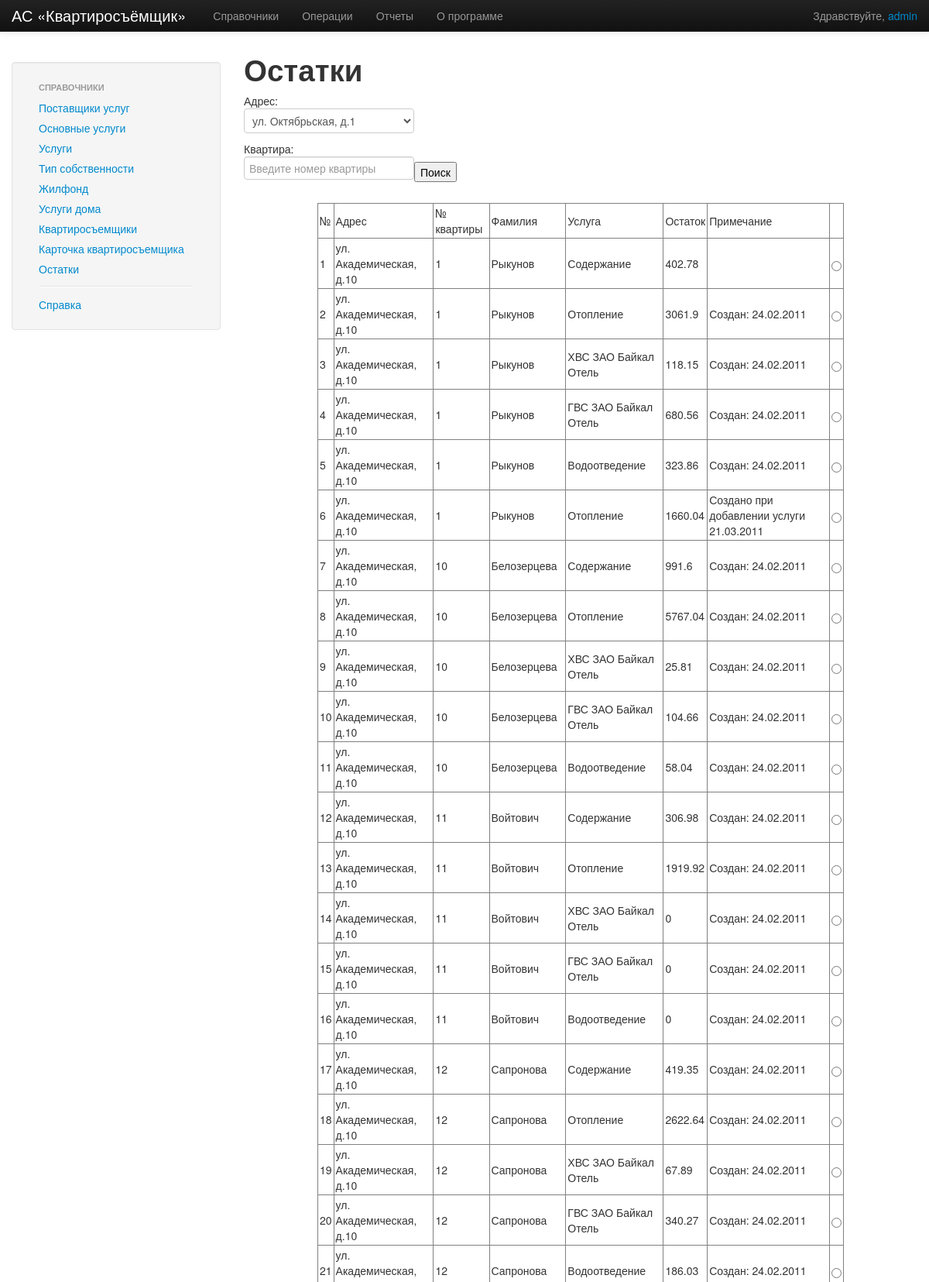
/index.php?page=spravochnik&db=leftover (signed in, upper part), run on the app's committed database.
### tables this page shows
CREATE TABLE IF NOT EXISTS `leftover` (
  `id_leftover` int(11) NOT NULL AUTO_INCREMENT,
  `id_tenant` int(11) NOT NULL,
  `id_service` int(11) NOT NULL,
  `amount` float NOT NULL,
  `the_note` text NOT NULL,
  PRIMARY KEY (`id_leftover`),
  KEY `id_tenant` (`id_tenant`),
  KEY `id_service` (`id_service`)
);

CREATE TABLE IF NOT EXISTS `house` (
  `id_house` int(11) NOT NULL AUTO_INCREMENT,
  `adress` text NOT NULL,
  `full_adress` text NOT NULL,
  `quality_quarters` text NOT NULL,
  `quantity_flat` int(11) NOT NULL,
  `square` double(8,2) NOT NULL COMMENT 'Площадь всех помещений, включая общее имущество',
  PRIMARY KEY (`id_house`)
);

CREATE TABLE IF NOT EXISTS `the_tenant` (
  `id_tenant` int(11) NOT NULL,
  `number_flat` text NOT NULL,
  `surname` text NOT NULL,
  `name_tenant` text NOT NULL,
  `patronomic` text NOT NULL,
  `square` float NOT NULL,
  `quantity_of_lodger` int(11) NOT NULL,
  `quantity_registration` int(11) NOT NULL,
  `id_domain` int(11) NOT NULL,
  `id_house` int(11) NOT NULL,
  `living` tinyint(1) NOT NULL DEFAULT '1' COMMENT 'Жилое или нежилое',
  PRIMARY KEY (`id_tenant`),
  KEY `id_domain` (`id_domain`),
  KEY `id_house` (`id_house`)
);

CREATE TABLE IF NOT EXISTS `service` (
  `id_service` int(11) NOT NULL,
  `name_service` text NOT NULL,
  `price_for_1_sqr_metre_k1` float NOT NULL,
  `price_for_1_sqr_metre_k2` float NOT NULL,
  `price_for_1_people_k1` float NOT NULL,
  `price_for_1_people_k2` float NOT NULL,
  `id_company` int(11) NOT NULL,
  `id_gs` int(11) NOT NULL,
  `id_sertype` int(11) NOT NULL COMMENT 'Тип услуги',
  PRIMARY KEY (`id_service`),
  KEY `id_company` (`id_company`),
  KEY `id_gs` (`id_gs`),
  KEY `id_sertype` (`id_sertype`)
);

### sprav/leftover.php (the view, shortened to what this page needs)
<?php
if ($_GET['db']=='leftover') {
include_once __DIR__.'/../db.php';
$leftover='';
if (!isset($_GET['action']))  {
    $leftover.= showtable_lef($my);
}
}
function showtable_lef($my) {
$leftover.= "<h1>Остатки</h1>";
if (!isset($_GET['check'])) {
  $leftover.= "Адрес:<br>" ;
  $leftover.= "<select id='lef_search_house' size=1>";
  $adr=$my->query('SELECT id_house, adress FROM  `house`');
  while (@$num=$adr->fetch_assoc()) {
    $leftover.= "<option value=".$num['id_house'].">".$num['adress']."</option>";
  }
  $leftover.= "</select><br>";
  $leftover.= "Квартира:<br>" ;
  $leftover.= "<input type='text' id='lef_search_kv' placeholder='Введите номер квартиры'>";
  $leftover.= "<button type=\"button\" id='lef_search'>Поиск</button> <br><br>" ;
}
  if (((!isset($_GET['lef_search_kv'])) && (!isset($_GET['check']))) || (($_GET['lef_search_kv'] == '') &&  (!isset($_GET['check']))))  {
	 $q=$my->query('SELECT l.*, h.adress, t.number_flat, t.surname, s.name_service FROM `leftover` l join the_tenant t on t.id_tenant=l.id_tenant join house h on h.id_house=t.id_house join service s on s.id_service=l.id_service order by h.adress, t.number_flat limit 50');
  }
$leftover.= "<form name='table' action='index.php' method='get'>";
$leftover.= "<input type='hidden' name='page' value=".$_GET['page'].">";
$leftover.= "<input type='hidden' name='db' value=".$_GET['db'].">";
$leftover.= "<input type='hidden' name='action' value=edit.show>";
$leftover.= "<table border=1 cellspacing=0 cellpadding=2 width=680 px align='center'>";
$leftover.= "<tr>";
$leftover.= " <td> №</td>";
$leftover.= " <td> Адрес </td>";
$leftover.= " <td> № квартиры </td>";
$leftover.= " <td> Фамилия </td>";
$leftover.= " <td> Услуга </td>";
$leftover.= " <td> Остаток </td>";
$leftover.= " <td> Примечание </td>";
$leftover.= "<td></td>";
$leftover.= " </tr>";
 $summ=0;
    $k=1;
while (@$row=$q->fetch_assoc()) {
	$leftover.= " <tr>";
	$leftover.= "<td>".$k."</td>";
	$leftover.= "<td>".$row['adress']."</td>";
  $leftover.= "<td>".$row['number_flat']."</td>";
  $leftover.= "<td>".$row['surname']."</td>";
  $leftover.= "<td>".$row['name_service']."</td>";
  $leftover.= "<td>".$row['amount']."</td>";
  $leftover.= "<td>".$row['the_note']."</td>";
   if (!isset($_GET['check'])) {
	$leftover.= "<td><input type='radio' name = 'check' value=".$row['id_leftover']."></td>";
  } else {
  $leftover.= "<td><input type='radio' name = 'check' value=".$row['id_leftover']." checked></td>";
  }
	$leftover.= " </tr>";
  $k++;
  $summ=$summ+$row['amount'];
}
	$leftover.= " <tr>";
	$leftover.= "<td></td>";
	$leftover.= "<td></td>";
  $leftover.= "<td></td>";
  $leftover.= "<td></td>";
	$leftover.= "<td></td>";
   $leftover.= "<td>Итого</td>";
  $leftover.= "<td>".$summ."</td>";
  $leftover.= "<td></td>";
	$leftover.= " </tr>";
$leftover.= "</table>";
$leftover.= "<br>";
 if (!isset($_GET['action']) || ($_GET['action']=='cancel') || ($_GET['action']=='search')) {
    $leftover.= "<button type=\"button\" id=\"lef_new\">Новая запись</button>" ;
    $leftover.= "<button type=\"button\" id=\"lef_edit\">Редактировать запись</button>";
    $leftover.= "<button type=\"button\" id=\"lef_del\">Удалить запись</button>";
  }
$leftover.= "</form>";
return $leftover;
}
?>

### css/application.css (style rules this page uses)
body { padding-top: 60px; padding-bottom: 40px; }
.subnav { margin-top: 20px; }

### data on the page
leftover: house.adress "ул. Академическая, д.10", id_tenant.number_flat "1", id_tenant.surname "Рыкунов", id_service.name_service "Содержание", amount "402.78"
leftover: house.adress "ул. Академическая, д.10", id_tenant.number_flat "1", id_tenant.surname "Рыкунов", id_service.name_service "Отопление", amount "3061.9", the_note "Создан: 24.02.2011"
leftover: house.adress "ул. Академическая, д.10", id_tenant.number_flat "1", id_tenant.surname "Рыкунов", id_service.name_service "ХВС ЗАО Байкал Отель", amount "118.15", the_note "Создан: 24.02.2011"
leftover: house.adress "ул. Академическая, д.10", id_tenant.number_flat "1", id_tenant.surname "Рыкунов", id_service.name_service "ГВС ЗАО Байкал Отель", amount "680.56", the_note "Создан: 24.02.2011"
leftover: house.adress "ул. Академическая, д.10", id_tenant.number_flat "1", id_tenant.surname "Рыкунов", id_service.name_service "Водоотведение", amount "323.86", the_note "Создан: 24.02.2011"
leftover: house.adress "ул. Академическая, д.10", id_tenant.number_flat "1", id_tenant.surname "Рыкунов", id_service.name_service "Отопление", amount "1660.04", the_note "Создано при добавлении услуги 21.03.2011"
leftover: house.adress "ул. Академическая, д.10", id_tenant.number_flat "10", id_tenant.surname "Белозерцева", id_service.name_service "Содержание", amount "991.6", the_note "Создан: 24.02.2011"
leftover: house.adress "ул. Академическая, д.10", id_tenant.number_flat "10", id_tenant.surname "Белозерцева", id_service.name_service "Отопление", amount "5767.04", the_note "Создан: 24.02.2011"
leftover: house.adress "ул. Академическая, д.10", id_tenant.number_flat "10", id_tenant.surname "Белозерцева", id_service.name_service "ХВС ЗАО Байкал Отель", amount "25.81", the_note "Создан: 24.02.2011"
leftover: house.adress "ул. Академическая, д.10", id_tenant.number_flat "10", id_tenant.surname "Белозерцева", id_service.name_service "ГВС ЗАО Байкал Отель", amount "104.66", the_note "Создан: 24.02.2011"
leftover: house.adress "ул. Академическая, д.10", id_tenant.number_flat "10", id_tenant.surname "Белозерцева", id_service.name_service "Водоотведение", amount "58.04", the_note "Создан: 24.02.2011"
leftover: house.adress "ул. Академическая, д.10", id_tenant.number_flat "11", id_tenant.surname "Войтович", id_service.name_service "Содержание", amount "306.98", the_note "Создан: 24.02.2011"
leftover: house.adress "ул. Академическая, д.10", id_tenant.number_flat "11", id_tenant.surname "Войтович", id_service.name_service "Отопление", amount "1919.92", the_note "Создан: 24.02.2011"
leftover: house.adress "ул. Академическая, д.10", id_tenant.number_flat "11", id_tenant.surname "Войтович", id_service.name_service "ХВС ЗАО Байкал Отель", amount "0", the_note "Создан: 24.02.2011"
leftover: house.adress "ул. Академическая, д.10", id_tenant.number_flat "11", id_tenant.surname "Войтович", id_service.name_service "ГВС ЗАО Байкал Отель", amount "0", the_note "Создан: 24.02.2011"
leftover: house.adress "ул. Академическая, д.10", id_tenant.number_flat "11", id_tenant.surname "Войтович", id_service.name_service "Водоотведение", amount "0", the_note "Создан: 24.02.2011"
leftover: house.adress "ул. Академическая, д.10", id_tenant.number_flat "12", id_tenant.surname "Сапронова", id_service.name_service "Содержание", amount "419.35", the_note "Создан: 24.02.2011"
leftover: house.adress "ул. Академическая, д.10", id_tenant.number_flat "12", id_tenant.surname "Сапронова", id_service.name_service "Отопление", amount "2622.64", the_note "Создан: 24.02.2011"
leftover: house.adress "ул. Академическая, д.10", id_tenant.number_flat "12", id_tenant.surname "Сапронова", id_service.name_service "ХВС ЗАО Байкал Отель", amount "67.89", the_note "Создан: 24.02.2011"
leftover: house.adress "ул. Академическая, д.10", id_tenant.number_flat "12", id_tenant.surname "Сапронова", id_service.name_service "ГВС ЗАО Байкал Отель", amount "340.27", the_note "Создан: 24.02.2011"
leftover: id_tenant.number_flat "12", id_tenant.surname "Сапронова", id_service.name_service "Водоотведение", amount "186.03", the_note "Создан: 24.02.2011"

### other printed values
$_SESSION['login'] "admin"
form field value "ул. Октябрьская, д.1"
